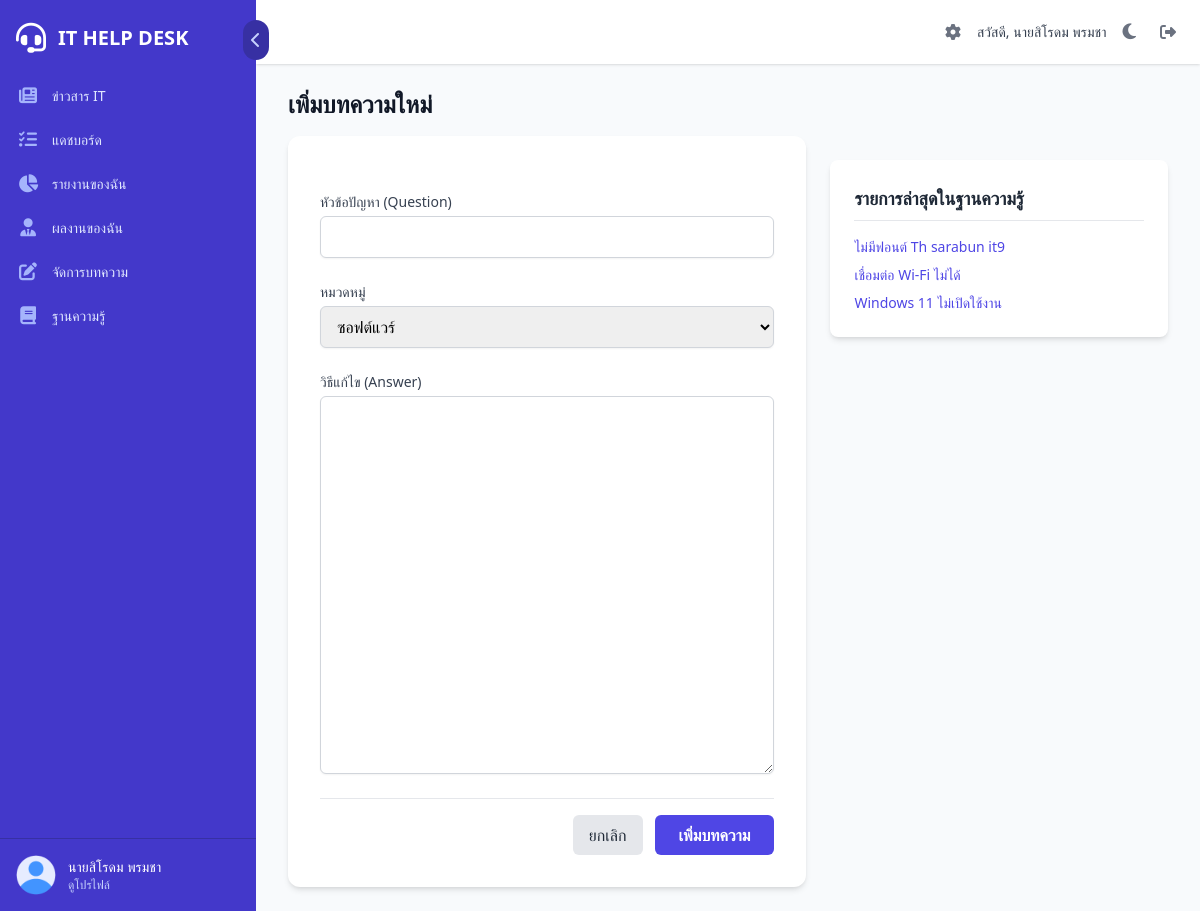
Before: /admin_kb_form.php (signed in) with the older database file.
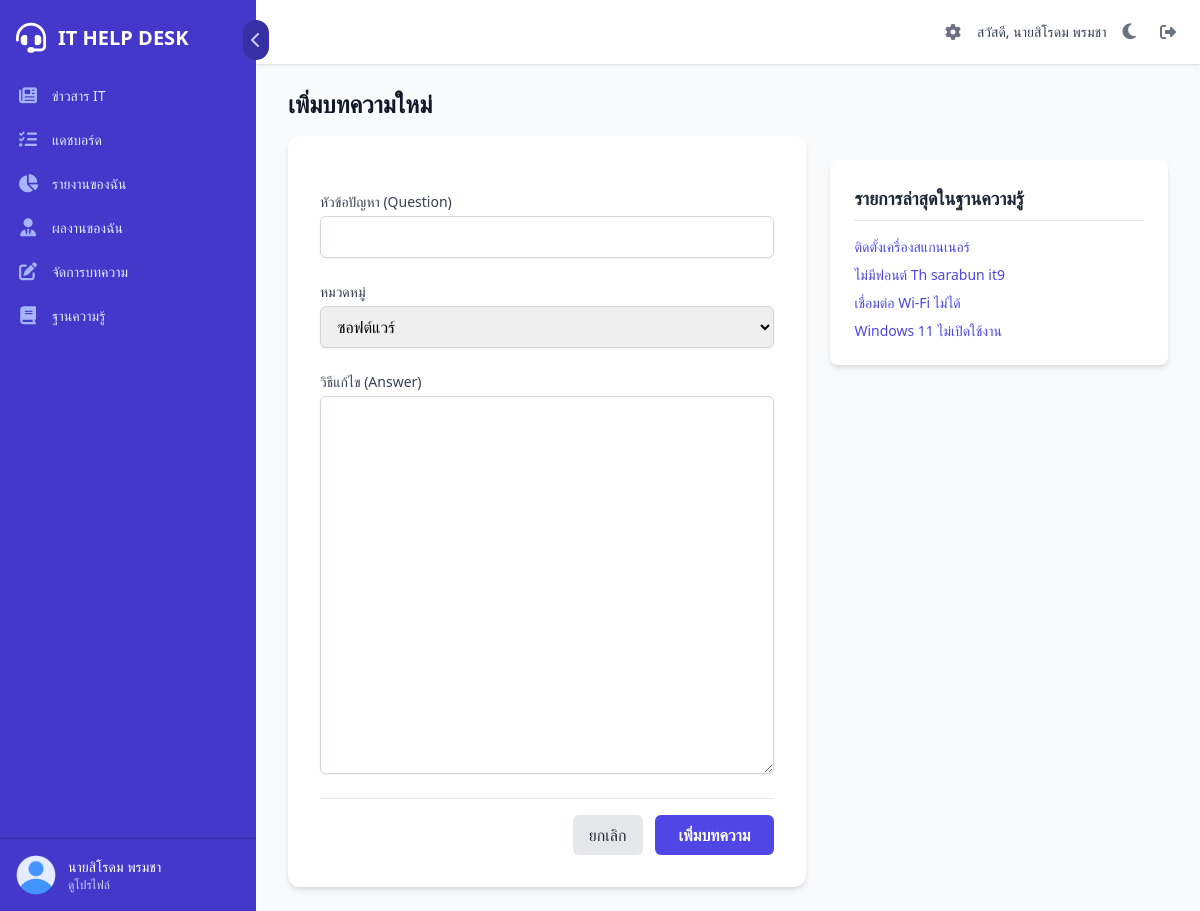
After: the same page with the newer database file.
### tables this page shows
CREATE TABLE `knowledge_base` (
  `id` int(11) NOT NULL,
  `issue_id_source` int(11) DEFAULT NULL,
  `category` varchar(100) NOT NULL,
  `question` text NOT NULL,
  `answer` text NOT NULL,
  `created_by` int(11) NOT NULL,
  `created_at` timestamp NOT NULL DEFAULT current_timestamp()
);

### admin_kb_form.php (the view, shortened to what the changed rows need)
<?php
require_once 'includes/functions.php';
$recent_kb_result = $conn->query("SELECT id, question FROM knowledge_base ORDER BY created_at DESC LIMIT 10");
require_once 'includes/header.php';
?>
<div class="grid grid-cols-1 lg:grid-cols-5 gap-6">
    <div class="lg:col-span-2">
        <div class="bg-white p-6 rounded-lg shadow-md sticky top-24">
            <ul class="mt-4 space-y-2 text-sm">
                <?php while($item = $recent_kb_result->fetch_assoc()): ?>
                <li>
                    <a href="admin_kb_form.php?id=<?php echo $item['id']; ?>" class="text-indigo-600 hover:underline truncate block">
                        <?php echo htmlspecialchars($item['question']); ?>
                    </a>
                </li>
                <?php endwhile; ?>
            </ul>
        </div>
    </div>
</div>
<?php
require_once 'includes/footer.php';
?>

### includes/sidebar_content.php (shortened to what the changed rows need)
<div class="flex-1 flex flex-col pt-5 pb-4 overflow-y-auto">
    <nav class="mt-5 flex-1 px-2 space-y-1">
        <?php
        $baseLinkClass = "group flex items-center px-2 py-2 text-sm font-medium rounded-md transition-colors duration-200";
        $inactiveLinkClass = "text-indigo-100 hover:bg-indigo-600";
        $activeLinkClass = "bg-indigo-800 text-white";
        foreach ($menu_items as $url => $item) {
            $isActive = ($current_page === $url) || ($url === 'news.php' && $current_page === 'article_view.php');
            $class = $isActive ? $activeLinkClass : $inactiveLinkClass;
            echo "<a href='$url' class='$baseLinkClass $class' :class='isSidebarCollapsed ? \"justify-center\" : \"\"' title='" . htmlspecialchars($item['title']) . "'>";
            echo "<i class='fa-solid " . $item['icon'] . " flex-shrink-0 h-6 w-6 text-lg text-indigo-300 flex items-center justify-center' :class='isSidebarCollapsed ? \"\" : \"mr-3\"'></i>";
            echo "<span class='sidebar-text' x-show='!isSidebarCollapsed'>" . $item['title'] . "</span>";
            echo "</a>";
        }
        ?>
    </nav>
</div>

Changed rows visible on the page:
added knowledge_base: question "ติดตั้งเครื่องสแกนเนอร์"
